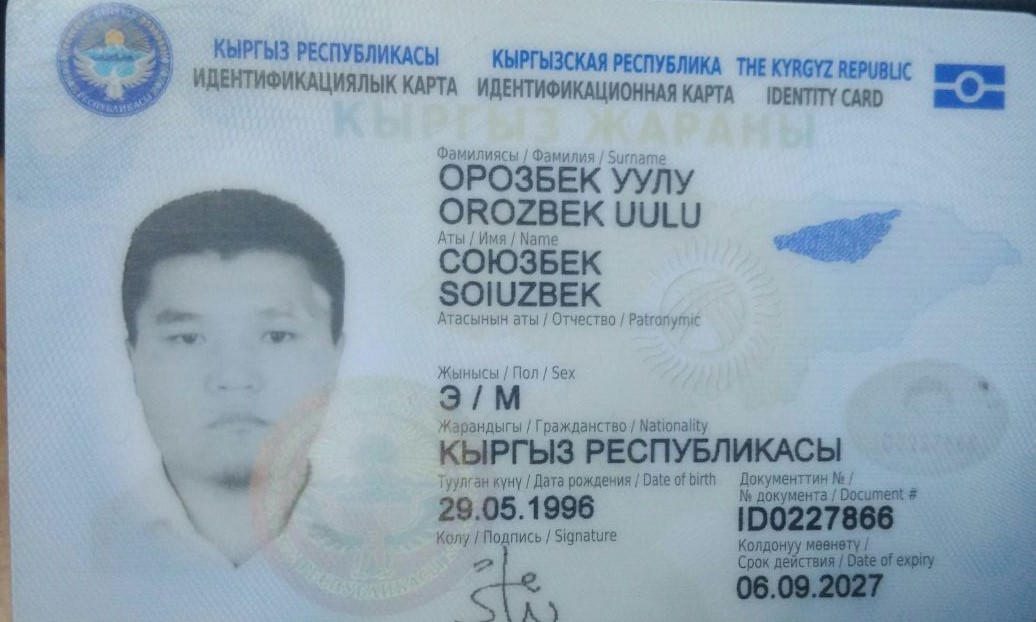
#> input picture image/tesseract/id.jpg, 1036 x 622 px
$ python first.py
#> lines starting #> are read from the running program, lines starting #| are printed output that depends on the picture; after the words box and inside, x2 and y2 are one past the last pixel; in counts of white or black regions, pixels touching at a corner belong together
#> further down, image is the input picture: shape (622, 1036, 3); mean B, G, R 182.1, 167.8, 147.9
import cv2
import numpy as np
import pytesseract
pytesseract.pytesseract.tesseract_cmd = r'C:\Program Files\Tesseract-OCR\tesseract.exe'


def get_grayscale(image):
    return cv2.cvtColor(image, cv2.COLOR_BGR2GRAY)
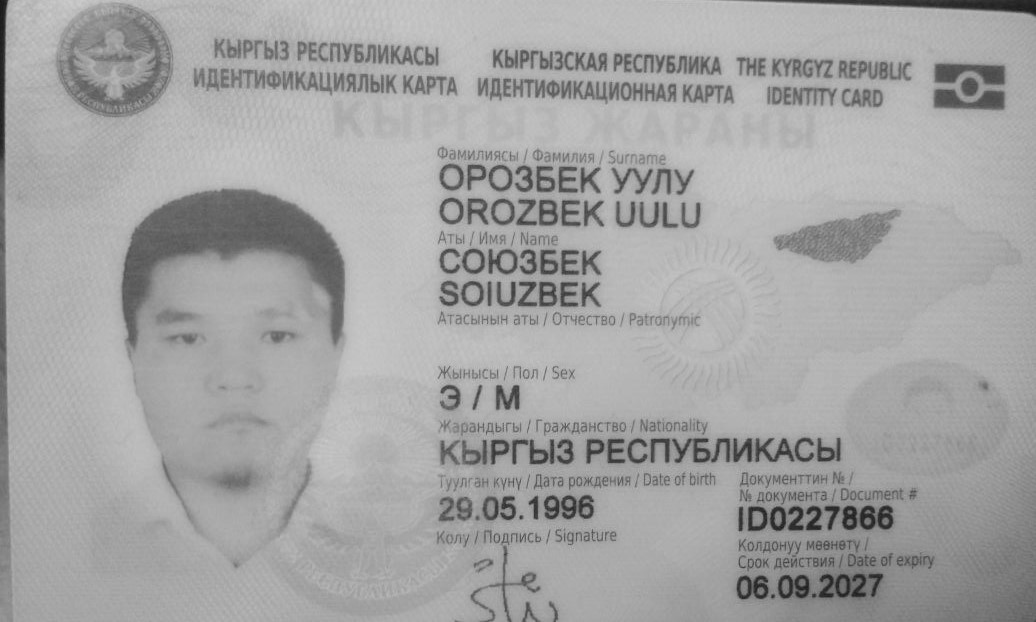
#> returned value: shape (622, 1036); min 23, max 204, mean 163.5


def remove_noise(image):
    return cv2.medianBlur(image, 5)


def thresholding(image):
    return cv2.threshold(image, 0, 255, cv2.THRESH_BINARY + cv2.THRESH_OTSU)[1]
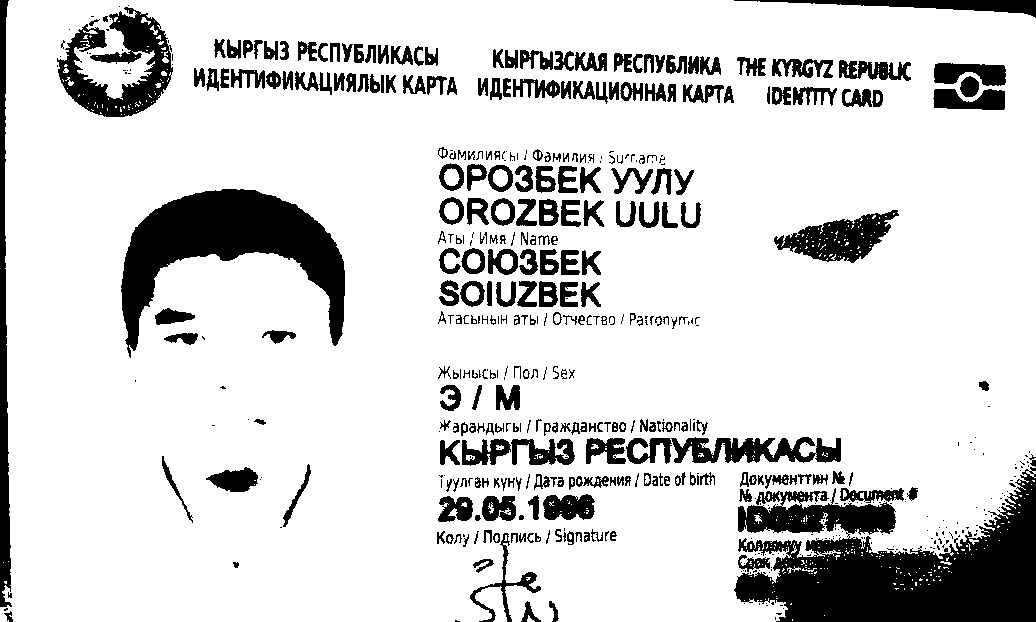
#> returned value: shape (622, 1036); 83.6% white; 524 black regions (235 under 20 px), largest, box (x1, y1, x2, y2) and area: (734, 467, 1036, 622) 27083, (121, 189, 345, 358) 15309, (57, 7, 173, 117) 5907


def dilate(image):
    kernel = np.ones((5, 5), np.uint8)
    return cv2.dilate(image, kernel, iterations=1)


def erode(image):
    kernel = np.ones((5, 5), np.uint8)
    return cv2.erode(image, kernel, iteration=1)


def opening(image):
    kernel = np.ones((5, 5), np.uint8)
    return cv2.morphologyEx(image, cv2.MORPH_OPEN, kernel)


def canny(image):
    return cv2.Canny(image, 100, 200)


def deskew(image):
    coords = np.column_stack(np.where(image > 0))
    angle = cv2.minAreaRect(coords)[-1]
    if angle < -45:
        angle = -(90 + angle)
    else:
        angle = -angle
    (h, w) = image.shape[:2]
    center = (w//2, h//2)
    M = cv2.getRotationMatrix2D(center, angle, 1.0)
    rotated = cv2.warpAffine(image, M, (w, h), flags=cv2.INTER_CUBIC, borderMode=cv2.BORDER_REPLICATE)
    return rotated


def match_template(image, template):
    return cv2.matchTemplate(image, template, cv2.TM_CCOEFF_NORMED)

if __name__ == '__main__':
    image = cv2.imread('id.jpg')
    gray = get_grayscale(image)
    thres = thresholding(gray)
    print(pytesseract.image_to_string(thres, lang='kir+eng+rus'))
#> (this line was passed over: pytesseract is not available in this run)
